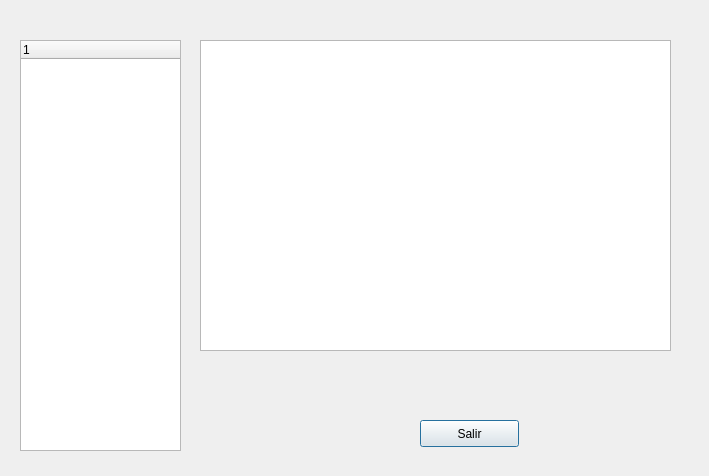
<?xml version="1.0" encoding="UTF-8"?>
<ui version="4.0">
 <class>report</class>
 <widget class="QDialog" name="report">
  <property name="geometry">
   <rect>
    <x>0</x>
    <y>0</y>
    <width>709</width>
    <height>476</height>
   </rect>
  </property>
  <property name="windowTitle">
   <string>Dialog</string>
  </property>
  <widget class="QTreeWidget" name="tree">
   <property name="geometry">
    <rect>
     <x>20</x>
     <y>40</y>
     <width>161</width>
     <height>411</height>
    </rect>
   </property>
   <column>
    <property name="text">
     <string notr="true">1</string>
    </property>
   </column>
  </widget>
  <widget class="QTextEdit" name="reporte">
   <property name="geometry">
    <rect>
     <x>200</x>
     <y>40</y>
     <width>471</width>
     <height>311</height>
    </rect>
   </property>
  </widget>
  <widget class="QPushButton" name="pushButton">
   <property name="geometry">
    <rect>
     <x>420</x>
     <y>420</y>
     <width>99</width>
     <height>27</height>
    </rect>
   </property>
   <property name="text">
    <string>Salir</string>
   </property>
  </widget>
 </widget>
 <resources/>
 <connections/>
</ui>
